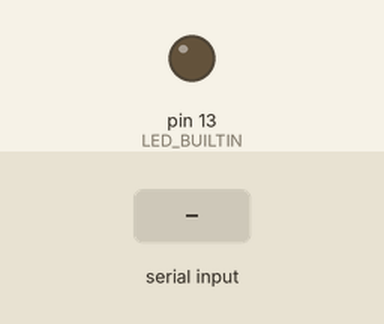
This sketch was run on a simulated Arduino Uno, built with avr-gcc and run on an emulated ATmega328P. Parts: output pins drawn as LEDs (lit = HIGH). Inputs (shaded band) come from the test bench. What the sketch prints to the serial monitor is not drawn.

Above: at 1.2 s.
1.3 s: byte 30 received over Serial
At 2.5 s:
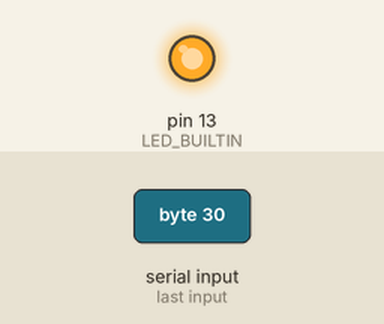
2.8 s: byte 90 received over Serial
At 3.8 s:
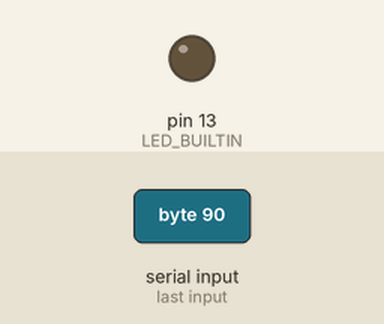
5.8 s: byte 120 received over Serial
At 6.1 s:
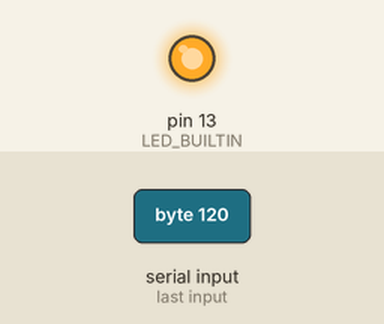
Timing chart, 0 to 8.8 s (numbered marks = the images above; inputs shaded):
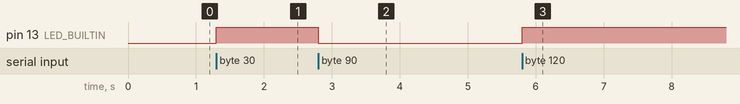

The sketch:

PiZZaHelloSerial.ino
```cpp
/*
 * PiZZaHelloSerial — USB-CDC 시리얼 왕복 확인
 *
 * 보드   : Raspberry Pi Zero 2 W (BCM2710)
 * FQBN   : pizza:zephyr:pizza
 *
 * Serial  = USB CDC (업로드에 쓰는 usbmodem… 포트와 동일)
 * Serial1 = mini-UART, GPIO14(TX)/GPIO15(RX) @ 115200 — 로더 부팅 로그 포트
 *
 * 확인 방법:  tools/console.sh  (또는 tio /dev/cu.usbmodem* -b 115200)
 * 주의    :  Arduino IDE 가 실행 중이면 Serial Monitor 가 포트를 선점합니다.
 *            IDE 를 완전히 종료(⌘Q)한 뒤 콘솔을 여세요.
 */

void setup() {
  Serial.begin(115200);
  while (!Serial && millis() < 3000) {
    // 호스트가 CDC 포트를 열 때까지 최대 3초 대기
  }
  Serial.println();
  Serial.println("=== PiZZa Hello Serial ===");
  Serial.println("board : Raspberry Pi Zero 2 W (BCM2710)");
  Serial.println("보내는 문자를 그대로 되돌려줍니다. 입력해 보세요.");

  pinMode(LED_BUILTIN, OUTPUT);
}

void loop() {
  while (Serial.available() > 0) {
    int c = Serial.read();
    Serial.write(c);
    digitalWrite(LED_BUILTIN, !digitalRead(LED_BUILTIN));
  }

  static unsigned long last = 0;
  if (millis() - last >= 5000) {
    last = millis();
    Serial.print("uptime: ");
    Serial.print(millis() / 1000);
    Serial.println(" s");
  }
}
```

Measured:
- after the input at 1.3 s, pin 13 (LED_BUILTIN): LOW → HIGH at once
- after the input at 2.8 s, pin 13 (LED_BUILTIN): HIGH → LOW at once
- after the input at 5.8 s, pin 13 (LED_BUILTIN): LOW → HIGH at once
